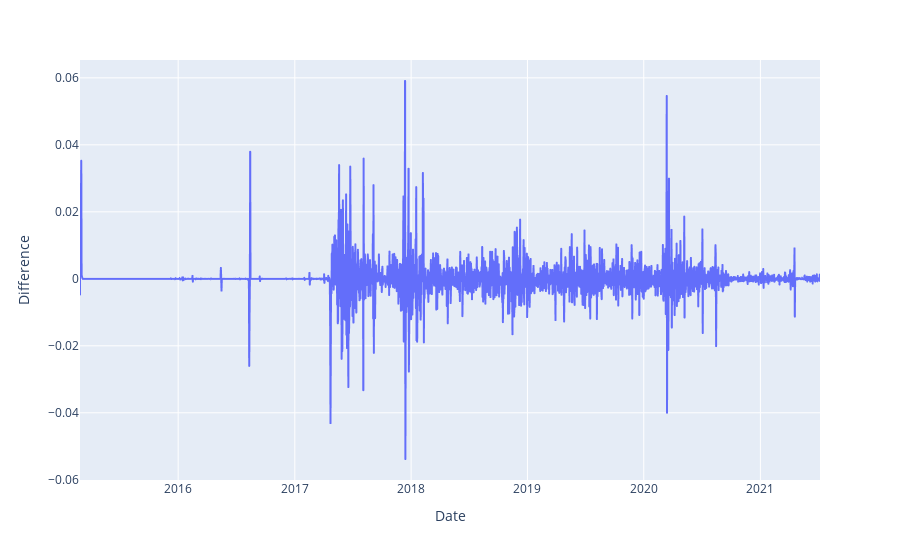

The cell this chart's notebook holds for it:
### Code cell
fig = px.line(data, x='Date', y="Difference")
fig.show();

### Figure 1 — Plotly figure (JSON) as saved in the notebook; plotly's stock layout.template omitted (floating-point values rounded to 4 significant figures; data arrays with more than 128 entries replaced by an {"elided": "..."} marker saying what was removed)
{"data": [{"hovertemplate": "Date=%{x}<br>Difference=%{y}<extra></extra>", "legendgroup": "", "line": {"color": "#636efa", "dash": "solid"}, "marker": {"symbol": "circle"}, "mode": "lines", "name": "", "showlegend": false, "x": {"elided": "2318 str values"}, "xaxis": "x", "y": {"elided": "2318 float values"}, "yaxis": "y", "type": "scattergl"}], "layout": {"xaxis": {"anchor": "y", "domain": [0, 1], "title": {"text": "Date"}}, "yaxis": {"anchor": "x", "domain": [0, 1], "title": {"text": "Difference"}}, "legend": {"tracegroupgap": 0}, "margin": {"t": 60}}}
